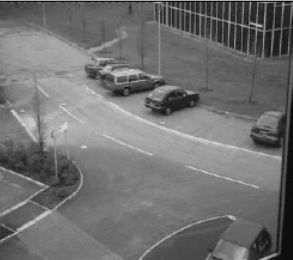
#> input picture imgset1.png, 293 x 260 px
$ jupyter execute Arithmetic_opr.ipynb
#> lines starting #> are read from the running program, lines starting #| are printed output that depends on the picture
[cell 1]
import cv2
import numpy as np
from google.colab.patches import cv2_imshow

# 이미지 두장 불러오기
img1 = cv2.imread('imgset1.png', cv2.IMREAD_GRAYSCALE)
#> img1 is the input picture: shape (260, 293); min 5, max 219, mean 112.6
img2 = cv2.imread('imgset2.png', cv2.IMREAD_GRAYSCALE)
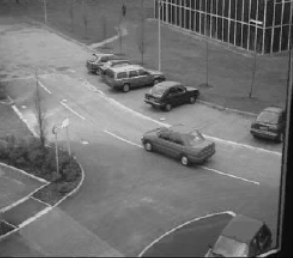
#> input picture imgset2.png, 293 x 258 px
#> img2 is the input picture: shape (258, 293); min 4, max 225, mean 114.4

# 크기 조정
if img1.shape != img2.shape:
    img2 = cv2.resize(img2, (img1.shape[1], img1.shape[0]))
#> img2: shape (260, 293)

# 이미지 더하기 연산
added_result = cv2.add(img1, img2)
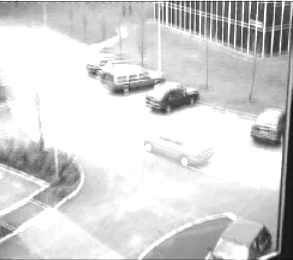
#> added_result: shape (260, 293); min 15, max 255, mean 210.9

# 결과 출력
print("image add")
combined_add = np.hstack((img1, img2, added_result))
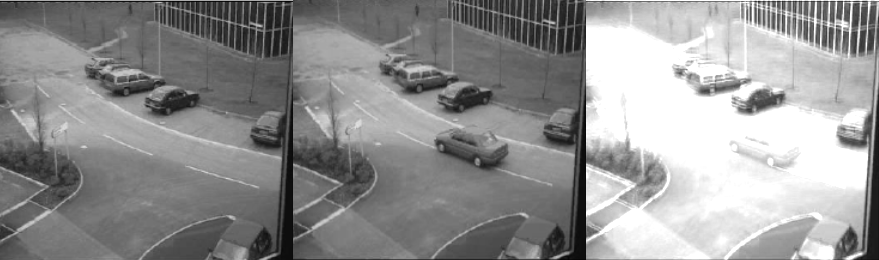
#> combined_add: shape (260, 879); min 4, max 255, mean 145.9
cv2_imshow(combined_add)

[cell 2]
# img1에서 img2 빼기
sub1 = cv2.subtract(img1, img2)
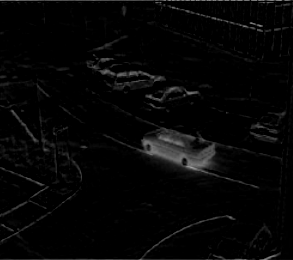
#> sub1: shape (260, 293); min 0, max 162, mean 5.7

# img2에서 img1 빼기
sub2 = cv2.subtract(img2, img1)
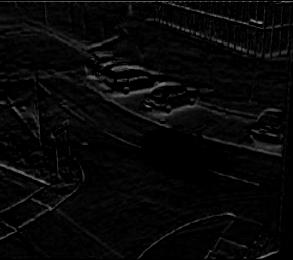
#> sub2: shape (260, 293); min 0, max 149, mean 7.5

# 결과 출력
print("subtraction 연산 결과 비교")
combined_sub_all = np.hstack((img1, img2, sub1, sub2))
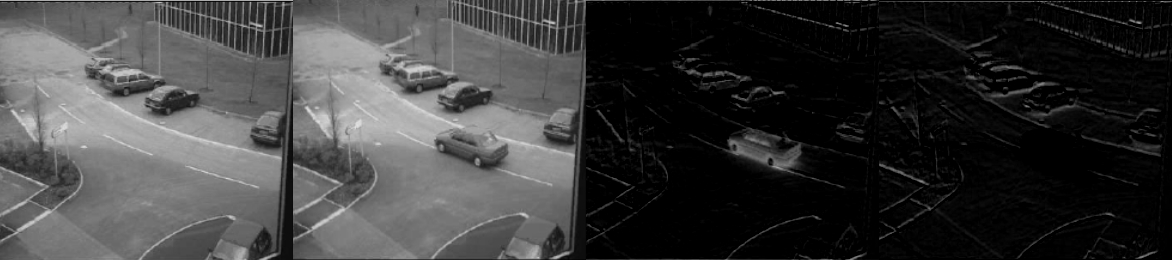
#> combined_sub_all: shape (260, 1172); min 0, max 225, mean 60
cv2_imshow(combined_sub_all)

[cell 3]
# 이미지 곱하기
# 두 이미지의 값을 곱하면 각각의 수치가 배로 뛰기때문에 금방 255를 넘기게되고, 흰색으로 나타납니다.
mul_result = cv2.multiply(img1, img2)
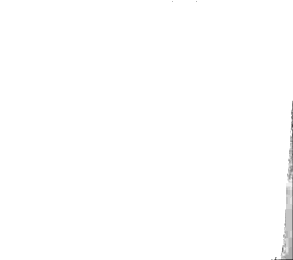
#> mul_result: shape (260, 293); min 54, max 255, mean 254.1

# 2. 이미지 나누기
# 이미지가 거의 유사하기 때문에 값이 확 낮아지며 검정색 단색 이미지로 보입니다.
div_result = cv2.divide(img1, img2)
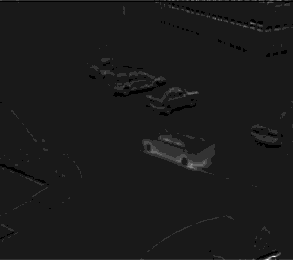
#> div_result: shape (260, 293); min 0, max 10, mean 1.04; drawn with min black and max white

print("원본 사진과 multiplication, division 결과 비교")
combined_mul_div = np.hstack((img1, img2, mul_result, div_result))
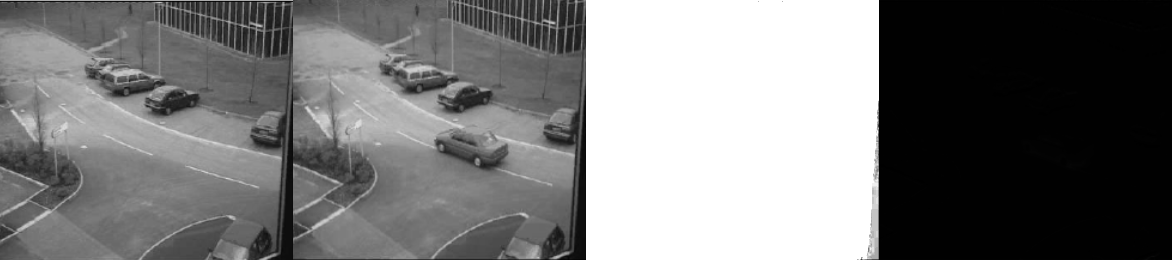
#> combined_mul_div: shape (260, 1172); min 0, max 255, mean 120.5
cv2_imshow(combined_mul_div)
